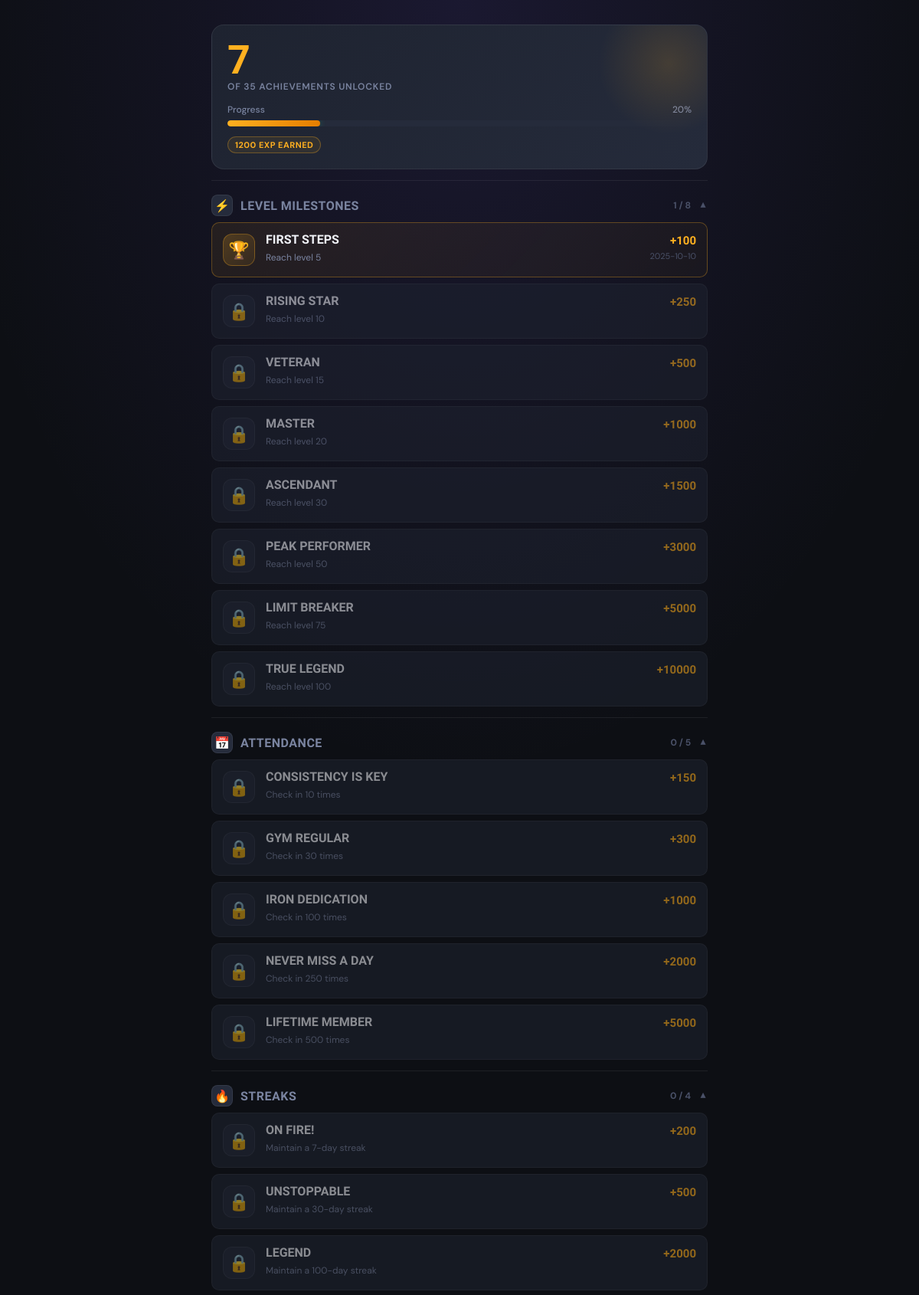
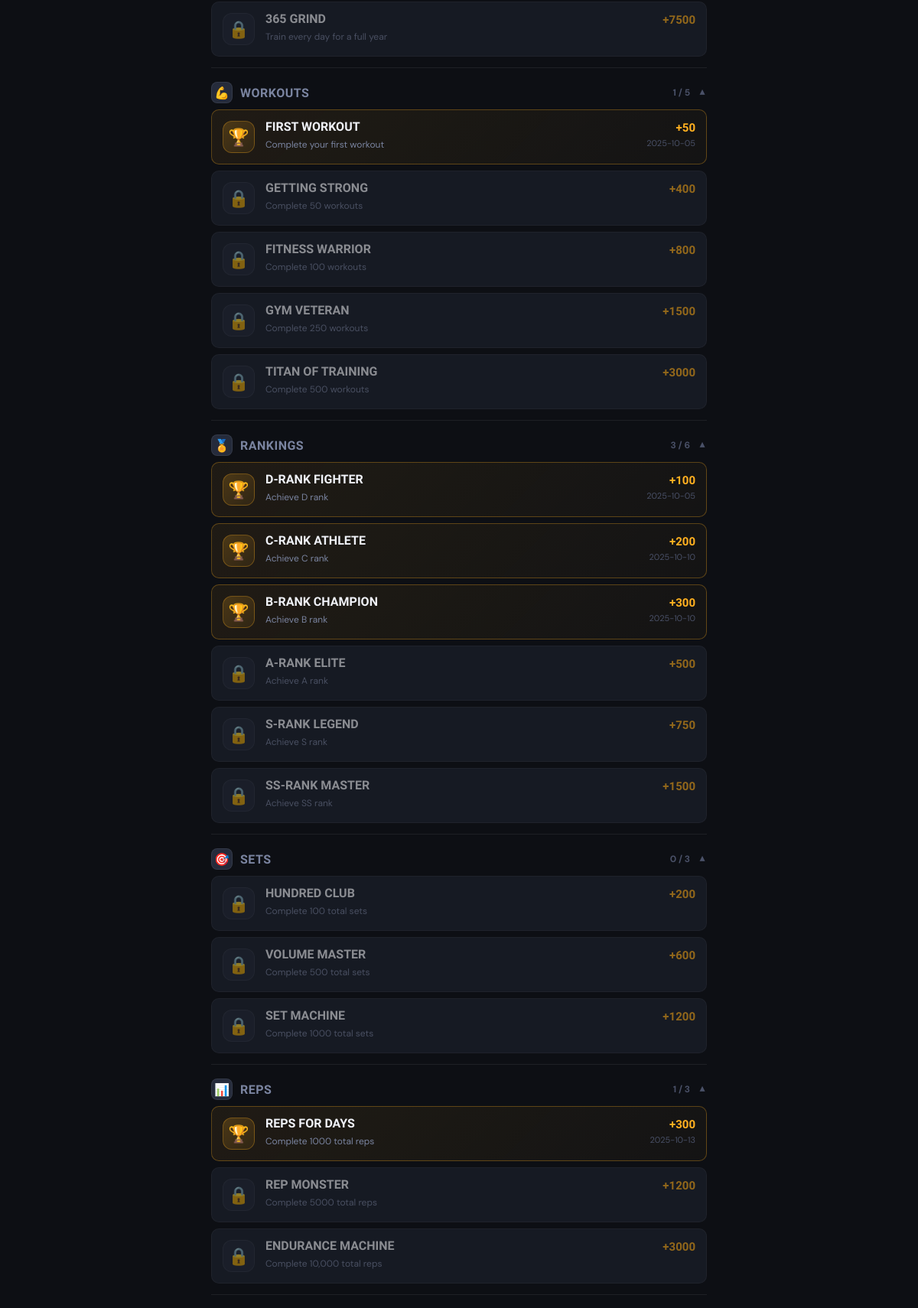
The page /achievements (signed in, upper part) on the database its author committed (2 pictures, top to bottom).
### tables this page shows
CREATE TABLE client_achievements (
                client_achievement_id INTEGER PRIMARY KEY AUTOINCREMENT,
                client_id INTEGER NOT NULL,
                achievement_id INTEGER NOT NULL,
                unlocked_date DATETIME DEFAULT CURRENT_TIMESTAMP,
                FOREIGN KEY (client_id) REFERENCES clients(client_id) ON DELETE CASCADE,
                FOREIGN KEY (achievement_id) REFERENCES achievements(achievement_id) ON DELETE CASCADE,
                UNIQUE(client_id, achievement_id)
            );

CREATE TABLE achievements (
                achievement_id INTEGER PRIMARY KEY AUTOINCREMENT,
                achievement_name TEXT UNIQUE NOT NULL,
                description TEXT,
                achievement_type TEXT,
                requirement_value INTEGER,
                exp_reward INTEGER DEFAULT 0,
                icon_path TEXT
            );

### main.py (the view)
@app.route('/achievements')
@login_required
def achievements():
    client_id = session['client_id']
    all_achievements = achievement_ctrl.get_client_achievements(client_id)
    return render_template('achievements.html',
                         achievements=all_achievements)

### database/db_manager.py (called while the page is built)
    def connect(self):
        self.conn = sqlite3.connect(self.db_name)
        self.conn.row_factory = sqlite3.Row  # Access columns by name
        self.cursor = self.conn.cursor()

    def disconnect(self):
        if self.conn:
            self.conn.close()

    def execute_query(self, query, params=None):
        self.connect()
        if params:
            self.cursor.execute(query, params)
        else:
            self.cursor.execute(query)
        results = self.cursor.fetchall()
        self.disconnect()
        return results

### main.py (called while the page is built)
def login_required(f):
    @wraps(f)
    def decorated_function(*args, **kwargs):
        if 'client_id' not in session:
            return redirect(url_for('login'))
        return f(*args, **kwargs)
    return decorated_function

### templates/achievements.html (shortened to what this page needs)
{% extends "base.html" %}
{% block content %}
<div class="ach-summary">
    <span class="ach-summary-count">{{ achievements.total_unlocked }}</span>
    <div class="ach-summary-label">of {{ achievements.total_achievements }} achievements unlocked</div>
    <div class="ach-progress-label">
        <span>Progress</span>
        <span>{{ "%.0f"|format(achievements.completion_percentage) }}%</span>
    </div>
    <div class="progress-track">
        <div class="progress-fill" style="width: {{ achievements.completion_percentage }}%; background: linear-gradient(90deg, var(--amber), #e67e00);"></div>
    </div>
    <div style="margin-top:12px;">
        <span class="tag tag-amber">{{ achievements.total_exp_earned }} EXP Earned</span>
    </div>
</div>
{% set cat_icons = {
    'level': '⚡',
    'attendance': '📅',
    'streak': '🔥',
    'workouts': '💪',
    'rank': '🏅',
    'sets': '🎯',
    'reps': '📊',
    'class': '🧬'
} %}
{% set cat_labels = {
    'level': 'Level Milestones',
    'attendance': 'Attendance',
    'streak': 'Streaks',
    'workouts': 'Workouts',
    'rank': 'Rankings',
    'sets': 'Sets',
    'reps': 'Reps',
    'class': 'Class'
} %}
{% for category, achs in achievements.achievements.items() %}
{% if achs %}
<div class="ach-category">
    <div class="ach-divider"></div>
    <div class="ach-category-header" onclick="toggleCategory('{{ category }}')">
        <div class="cat-icon">{{ cat_icons.get(category, '🏆') }}</div>
        <span class="ach-category-title">{{ cat_labels.get(category, category.title()) }}</span>
        <span class="ach-category-count">
            {{ achs | selectattr('is_unlocked') | list | length }} / {{ achs | length }}
        </span>
        <span class="ach-category-chevron open" id="chevron-{{ category }}">▼</span>
    </div>
    <div class="ach-list" id="list-{{ category }}">
        {% for ach in achs %}
        <div class="ach-item {% if ach.is_unlocked %}unlocked{% else %}locked{% endif %}">
            <div class="ach-icon-wrap {% if ach.is_unlocked %}unlocked{% else %}locked{% endif %}">
                {% if ach.is_unlocked %}🏆{% else %}🔒{% endif %}
            </div>
            <div class="ach-body">
                <span class="ach-name">{{ ach.name }}</span>
                <span class="ach-desc">{{ ach.description }}</span>
            </div>
            <div class="ach-right">
                <span class="ach-exp">+{{ ach.exp_reward }}</span>
                {% if ach.is_unlocked and ach.unlocked_date %}
                <span class="ach-date">{{ ach.unlocked_date[:10] }}</span>
                {% endif %}
            </div>
        </div>
        {% endfor %}
    </div>
</div>
{% endif %}
{% endfor %}
{% endblock %}

### templates/base.html (style rules this page uses)
:root { --brand: #7c5cfc; --brand-glow: rgba(124, 92, 252, 0.35); --brand-dim: rgba(124, 92, 252, 0.12); --green: #00e5a0; --green-glow: rgba(0, 229, 160, 0.3); --amber: #ffb020; --red: #ff4757; --bg: #0d0f14; --surface: #161a24; --surface-2: #1e2330; --surface-3: #252b3b; --border: rgba(255,255,255,0.07); --border-2: rgba(255,255,255,0.12); --text: #f0f2f8; --text-muted: #7a84a0; --text-dim: #4a5168; --radius: 16px; --radius-sm: 10px; --font-display:'Barlow Condensed', sans-serif; --font-body: 'DM Sans', sans-serif; --nav-height: 64px; }
*, *::before, *::after { margin: 0; padding: 0; box-sizing: border-box; }
body { font-family: var(--font-body); background: var(--bg); color: var(--text); min-height: 100vh; padding-top: 16px; padding-bottom: calc(var(--nav-height) + 32px); background-image: radial-gradient(ellipse 80% 40% at 50% 0%, rgba(124,92,252,0.12) 0%, transparent 70%); }
.progress-track { background: var(--surface-3); height: 8px; border-radius: 99px; overflow: hidden; }
.progress-fill { height: 100%; background: linear-gradient(90deg, var(--brand), var(--green)); border-radius: 99px; transition: width 0.6s cubic-bezier(0.34, 1.56, 0.64, 1); box-shadow: 0 0 8px var(--green-glow); }
.tag { display: inline-block; font-size: 11px; font-weight: 700; padding: 3px 9px; border-radius: 99px; border: 1px solid var(--border); background: var(--surface-3); color: var(--text-muted); text-transform: uppercase; letter-spacing: 0.5px; }
.tag-amber { color: var(--amber); border-color: rgba(255,176,32,0.3); background: rgba(255,176,32,0.08); }

### rows shown on the page
client_achievements: name "FIRST STEPS", description "Reach level 5", exp_reward "100", unlocked_date "2025-10-10"
achievements: name "RISING STAR", description "Reach level 10", exp_reward "250"
achievements: name "VETERAN", description "Reach level 15", exp_reward "500"
achievements: name "MASTER", description "Reach level 20", exp_reward "1000"
achievements: name "ASCENDANT", description "Reach level 30", exp_reward "1500"
achievements: name "PEAK PERFORMER", description "Reach level 50", exp_reward "3000"
achievements: name "LIMIT BREAKER", description "Reach level 75", exp_reward "5000"
achievements: name "TRUE LEGEND", description "Reach level 100", exp_reward "10000"
achievements: name "CONSISTENCY IS KEY", description "Check in 10 times", exp_reward "150"
achievements: name "GYM REGULAR", description "Check in 30 times", exp_reward "300"
achievements: name "IRON DEDICATION", description "Check in 100 times", exp_reward "1000"
achievements: name "NEVER MISS A DAY", description "Check in 250 times", exp_reward "2000"
achievements: name "LIFETIME MEMBER", description "Check in 500 times", exp_reward "5000"
achievements: name "ON FIRE!", description "Maintain a 7-day streak", exp_reward "200"
achievements: name "UNSTOPPABLE", description "Maintain a 30-day streak", exp_reward "500"
achievements: name "LEGEND", description "Maintain a 100-day streak", exp_reward "2000"
achievements: name "365 GRIND", description "Train every day for a full year", exp_reward "7500"
client_achievements: name "FIRST WORKOUT", description "Complete your first workout", exp_reward "50", unlocked_date "2025-10-05"
achievements: name "GETTING STRONG", description "Complete 50 workouts", exp_reward "400"
achievements: name "FITNESS WARRIOR", description "Complete 100 workouts", exp_reward "800"
achievements: name "GYM VETERAN", description "Complete 250 workouts", exp_reward "1500"
achievements: name "TITAN OF TRAINING", description "Complete 500 workouts", exp_reward "3000"
client_achievements: name "D-RANK FIGHTER", description "Achieve D rank", exp_reward "100", unlocked_date "2025-10-05"
client_achievements: name "C-RANK ATHLETE", description "Achieve C rank", exp_reward "200", unlocked_date "2025-10-10"
client_achievements: name "B-RANK CHAMPION", description "Achieve B rank", exp_reward "300", unlocked_date "2025-10-10"
achievements: name "A-RANK ELITE", description "Achieve A rank", exp_reward "500"
achievements: name "S-RANK LEGEND", description "Achieve S rank", exp_reward "750"
achievements: name "SS-RANK MASTER", description "Achieve SS rank", exp_reward "1500"
achievements: name "HUNDRED CLUB", description "Complete 100 total sets", exp_reward "200"
achievements: name "VOLUME MASTER", description "Complete 500 total sets", exp_reward "600"
achievements: name "SET MACHINE", description "Complete 1000 total sets", exp_reward "1200"
client_achievements: name "REPS FOR DAYS", description "Complete 1000 total reps", exp_reward "300", unlocked_date "2025-10-13"
achievements: name "REP MONSTER", description "Complete 5000 total reps", exp_reward "1200"
achievements: name "ENDURANCE MACHINE", description "Complete 10,000 total reps", exp_reward "3000"

### other values the page prints
{{ achievements.total_unlocked }} "7"
{{ achievements.total_achievements }} "35"
{{ "%.0f"|format(achievements.completion_percentage) }} "20"
{{ achievements.total_exp_earned }} "1200"
{{ cat_icons.get(category, '🏆') }} "⚡" "📅" "🔥" "💪" "🏅" "🎯" "📊"
{{ cat_labels.get(category, category.title()) }} "LEVEL MILESTONES" "ATTENDANCE" "STREAKS" "WORKOUTS" "RANKINGS" "SETS" "REPS"
{{ achs | selectattr('is_unlocked') | list | length }} "1" "0" "0" "1" "3" "0" "1"
{{ achs | length }} "8" "5" "4" "5" "6" "3" "3"
